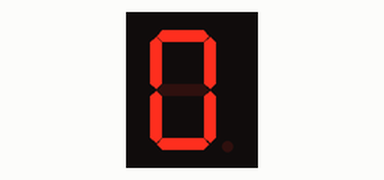
Simulated run of this sketch. Board: Arduino Uno, built with avr-gcc and run on an emulated ATmega328P. On the bench: 1-digit seven-segment display. Wiring (inferred from the names in the program): 1-digit 7-segment display, segments lit when HIGH: segments pin 3, pin 9, pin 4, pin 8, pin 2, pin 7, pin 6, pin 5. The segment pins are drawn as the display they are named for.

Above: at 0.1 s.
At 1.1 s:
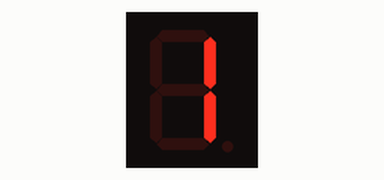
At 3.1 s:
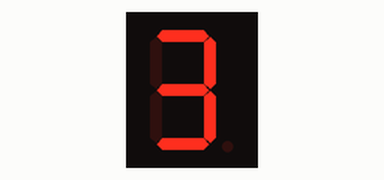
At 5.1 s:
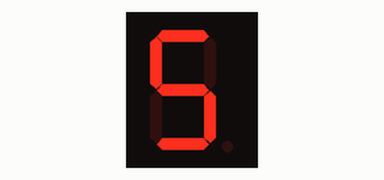
At 7.1 s:
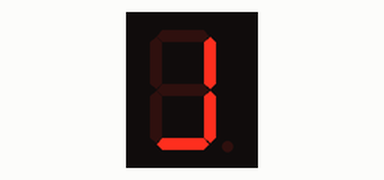
At 9.1 s:
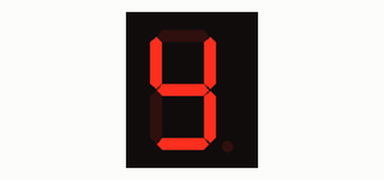

Measured:
- by itself, everything shown: repeats every 10.0 s, in 10 steps
- what the display in image 1 shows lasts 1.0 s, from 1.0 s to 2.0 s

The sketch:

7seg_class.ino
```cpp
//Goal: counting on 7 seg with class
// theme: class and functions
class SevenSegmentCounter {

  private:
      int ledPins[8];
    int digits[10][8] = {
      {1, 1, 1, 0, 0, 1, 1, 1}, // 0
      {0, 0, 1, 0, 0, 0, 0, 1}, // 1
      {1, 1, 0, 0, 1, 0, 1, 1}, // 2
      {0, 1, 1, 0, 1, 0, 1, 1}, // 3
      {0, 0, 1, 0, 1, 1, 0, 1}, // 4
      {0, 1, 1, 0, 1, 1, 1, 0}, // 5
      {1, 1, 1, 0, 1, 1, 1, 0}, // 6
      {0, 0, 1, 0, 0, 0, 1, 1}, // 7
      {1, 1, 1, 0, 1, 1, 1, 1}, // 8
      {0, 0, 1, 0, 1, 1, 1, 1}  // 9
    };

  public:
    SevenSegmentCounter(int pins[]) { // constructor
      for (int i = 0; i < 8; i++) {
        ledPins[i] = pins[i];
      }
    }

    void init() {
      for (int i = 0; i < 8; i++) {
        pinMode(ledPins[i], OUTPUT);
      }
    }

    void displayDigit(int digit) {

      int* digitArray = digits[digit]; // get the segment pattern for the digit
      for (int i = 0; i < 8; i++) {
        digitalWrite(ledPins[i], digitArray[i]); //sets each LED to the corresponding segment pattern
      }
    }

    void countToNine() { // basically like previous functions used, counts from 0-9, i is actually number on 7 seg
      for (int i = 0; i <= 9; i++) {
       displayDigit(i);
      delay(1000);
      }
    }
};


int pins[] = {2, 3, 4, 5, 6, 7, 8, 9}; // 7 seg pins

SevenSegmentCounter counter(pins);

void setup() {
  counter.init(); // enables pins as outputs
}

void loop() {
  counter.countToNine(); //counts
}
```
